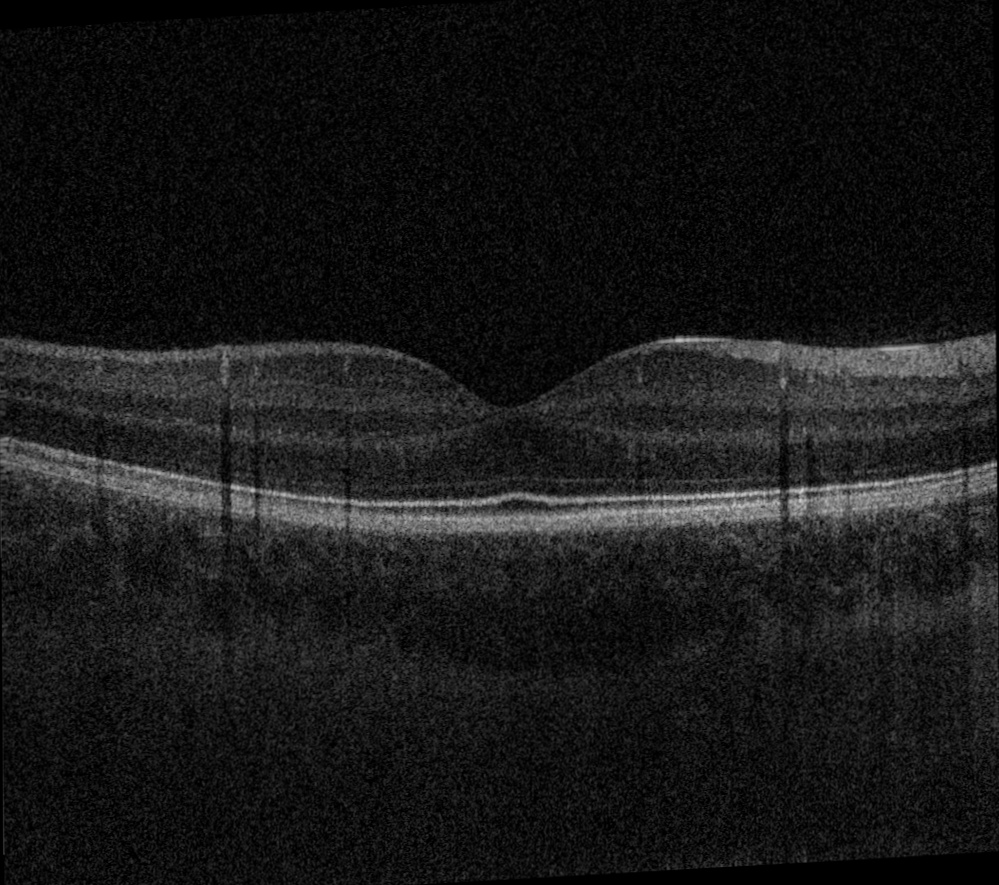
#> input picture example_temp/images/original.png, 999 x 885 px
$ jupyter execute 'CamoWorms NEW.ipynb'   (shell and % lines are left out)
#> lines starting #> are read from the running program, lines starting #| are printed output that depends on the picture
### CITS4404 Practical Project

# Camo Worms!

<div style="margin-left: 0px">
    &nbsp;

    <br>
    <br>
</div>

Australian _velvet worms_ come in many colours, possibly as a camouflage function ([Current Biology](https://www.cell.com/current-biology/comments/S0960-9822(11)00208-9)).

[cell 1]
import sys

[cell 2]
# Imports
import numpy as np
import imageio.v3 as iio
import random
import matplotlib as mpl
import matplotlib.pyplot as plt
import matplotlib.path as mpath
import matplotlib.patches as mpatches
import matplotlib.bezier as mbezier
from matplotlib.bezier import BezierSegment
from matplotlib.path import Path
from sklearn.metrics.pairwise import euclidean_distances

rng = np.random.default_rng()
Path = mpath.Path
mpl.rcParams['figure.dpi']= 72 #size of images

[cell 3]
# Global variables
POPULATION_SIZE = 40
IMAGE_DIR = 'images'
IMAGE_NAME='original'
MASK = [320, 560, 160, 880] # ymin ymax xmin xmax

[cell 4]
# Read, crop and display image and stats

def crop (image, mask):
    h, w = np.shape(image)
#> h = 885; w = 999
    return image[max(mask[0],0):min(mask[1],h), max(mask[2],0):min(mask[3],w)]
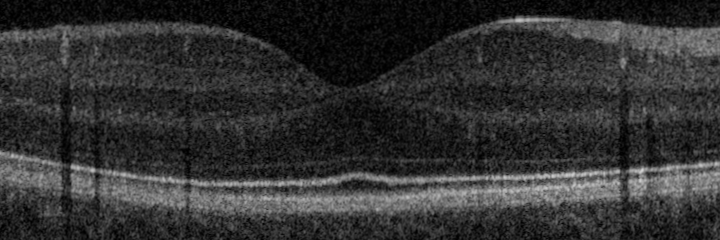
#> returned value: shape (240, 720); min 0, max 210, mean 49.3

def prep_image (imdir, imname, mask):
    print("Image name (shape) (intensity max, min, mean, std)\n")
    image = np.flipud(crop(iio.imread(imdir+'/'+imname+".png"), mask))
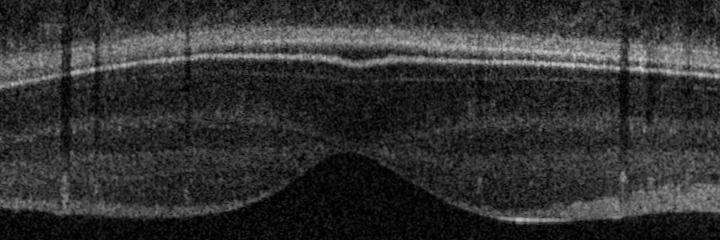
#> image: shape (240, 720); min 0, max 210, mean 49.3
    print("{} {} ({}, {}, {}, {})".format(imname, np.shape(image), np.max(image), np.min(image), round(np.mean(image),1), round(np.std(image),1)))
#| original (240, 720) (210, 0, 49.3, 34.8)
    plt.imshow(image, vmin=0, vmax=255, cmap='gray', origin='lower') # use vmin and vmax to stop imshow from scaling
    plt.show()
    return image

image = prep_image(IMAGE_DIR, IMAGE_NAME, MASK)

[cell 5]
import numpy as np
import matplotlib.pyplot as plt
from matplotlib.bezier import BezierSegment
from matplotlib.path import Path

class CamoWorm:
    def __init__(self, x, y, r, theta, deviation_r, deviation_gamma, width, colour):
        self.x = x
        self.y = y
        self.r = r
        self.theta = theta
        self.dr = deviation_r
        self.dgamma = deviation_gamma
        self.width = width
        self.colour = colour

        # Control points for the Bezier curve
        p0 = (self.x, self.y)
        p1 = (self.x + self.dr * np.cos(self.theta + self.dgamma),
              self.y + self.dr * np.sin(self.theta + self.dgamma))
        p2 = (self.x + self.r * np.cos(self.theta),
              self.y + self.r * np.sin(self.theta))

        self.bezier = BezierSegment(np.array([p0, p1, p2]))

    def generate_bezier_points(self, num_points=100):
        t_values = np.linspace(0, 1, num_points)
        points = [self.bezier.point_at_t(t) for t in t_values]
        x_points, y_points = zip(*points)
        return np.array(x_points, dtype=int), np.array(y_points, dtype=int)

    def control_points (self):
        return self.bezier.control_points
    def path (self):
        return mpath.Path(self.control_points(), [Path.MOVETO, Path.CURVE3, Path.CURVE3])

    def patch (self):
        return mpatches.PathPatch(self.path(), fc='None', ec=str(self.colour), lw=self.width, capstyle='round')


    def calculate_cost(self, image, other_worms):
        #Environment_cost
        target_intensity= image[int(self.y), int(self.x)] / 255.0
        x_points, y_points = self.generate_bezier_points()
        x_points = np.clip(x_points, 0, image.shape[1]-1)
        y_points = np.clip(y_points, 0, image.shape[0]-1)
        intensity = image[y_points, x_points]
        environment_cost = np.mean(np.abs(intensity- target_intensity))
        print(f'Environment cost: {environment_cost}')


        # Group knowledge cost
        position_cost = 0
        for other_worm in other_worms:
            if other_worm != self:
                distance = np.sqrt((self.x - other_worm.x)**2 + (self.y - other_worm.y)**2)
                position_cost += distance
        print(f'Position cost: {position_cost}')
        # Internal knowledge cost
        #color_uniformity_cost
        worm_points = np.column_stack((x_points, y_points))
        target_colors = image[worm_points[:, 1], worm_points[:, 0]]
        color_std_dev = np.std(target_colors, axis=0)
        color_uniformity_cost = np.sum(color_std_dev**2)
        print(f'Color uniformity cost: {color_uniformity_cost}')
        #color cost
        color_cost = np.mean(np.abs(self.colour - target_colors))
        print(f'Color cost: {color_cost}')
        #total cost
        return 0.2*environment_cost -0.008*position_cost + color_cost + 0.15*color_uniformity_cost

    def grow(self):
        self.r += 0.5
        self.width = 3
    def move(self, image_shape):
        self.x = np.random.randint(0, image_shape[1])  # Random x-coordinate
        self.y = np.random.randint(0, image_shape[0])  # Random y-coordinate

    def adapt_color(self, image):
        # Get the color of the pixel at the worm's position
        color = image[int(self.y), int(self.x)]
        color = color / 255
        # Set the worm's color to the color of the pixel
        self.colour = color
    def adapt_curvature(self):
        # Adjust the curvature based on some strategy
        self.dgamma = np.random.uniform(0, np.pi/10)
        self.theta = np.random.uniform(-np.pi/10, np.pi/10)
        self.dr = np.random.uniform(-50, 50)

        # Recalculate the control points for the Bezier curve
        p0 = [self.x - self.r * np.cos(self.theta), self.y - self.r * np.sin(self.theta)]
        p2 = [self.x + self.r * np.cos(self.theta), self.y + self.r * np.sin(self.theta)]
        p1 = [self.x + self.dr * np.cos(self.theta+self.dgamma), self.y + self.dr * np.sin(self.theta+self.dgamma)]
        self.bezier = mbezier.BezierSegment(np.array([p0, p1,p2]))

[cell 6]
class Drawing:
    def __init__ (self, image):
        self.fig, self.ax = plt.subplots()
        self.image = image
        self.im = self.ax.imshow(self.image, cmap='gray', origin='lower')

    def add_patches(self, patches):
        try:
            for patch in patches:
                self.ax.add_patch(patch)
        except TypeError:
            self.ax.add_patch(patches)

    def add_dots(self, points, radius=4, **kwargs):
        try:
            for point in points:
                self.ax.add_patch(mpatches.Circle((point[0],point[1]), radius, **kwargs))
        except TypeError:
            self.ax.add_patch(mpatches.Circle((points[0],points[1]), radius, **kwargs))

    def add_worms(self, worms):
        try:
            self.add_patches([w.patch() for w in worms])
        except TypeError:
            self.add_patches([worms.patch()])

    def show(self, save=None):
        if save is not None:
            plt.savefig(save)
        plt.show()
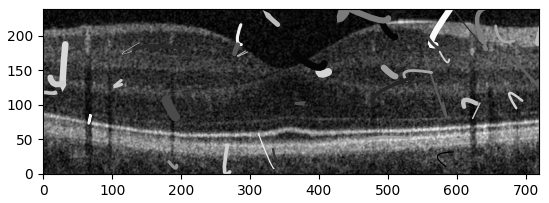
#> figure drawn by matplotlib, 1 panel

[cell 7]
class Population:
    def __init__(self, size, image_shape,init_params):
        self.worms = [self.create_random_worm(image_shape, init_params) for _ in range(size)]
        self.image_shape = image_shape
        self.init_params = init_params

    def create_random_worm(self, imshape,init_params):
        (radius_std, deviation_std, width_theta) = init_params
        (ylim, xlim) = imshape
        midx = xlim * rng.random()
        midy = ylim * rng.random()
        r = radius_std * np.abs(rng.standard_normal())
        theta = rng.random() * np.pi
        deviation_r = deviation_std * np.abs(rng.standard_normal())
        deviation_gamma = rng.random() * np.pi
        width = width_theta * rng.standard_gamma(3)
        colour = rng.random()
        return CamoWorm(midx, midy, r, theta, deviation_r, deviation_gamma, width, colour)

    def evaluate_fitness(self, image, other_worms):
        for worm in self.worms:
            worm.fitness = 1 / (1 + worm.calculate_cost(image, other_worms))

    def select(self):
        self.worms.sort(key=lambda x: x.fitness, reverse=True)
        self.worms = self.worms[:len(self.worms)//2]  # Keep top 50%
        self.worms = self.worms * 2

    def crossover(self):
        new_generation = []
        while len(new_generation) < len(self.worms) * 2:
            if len(self.worms) >= 2:
                parent1, parent2 = np.random.choice(self.worms, 2, replace=False)
                child1, child2 = self.mate(parent1, parent2)
                new_generation.extend([child1, child2])
            else:
                break
        self.worms = new_generation[:len(self.worms)]

    def mate(self, parent1, parent2):
        # Simple averaging crossover
        child1 = CamoWorm(
            (parent1.x+parent2.x) // 2,
            (parent1.y+parent2.y) // 2,
            (parent1.r + parent2.r) // 2,
            (parent1.theta + parent2.theta) / 2,
            (parent1.dr + parent2.dr) // 2,
            (parent1.dgamma + parent2.dgamma) / 2,
            (parent1.width + parent2.width) // 2,
            (parent1.colour + parent2.colour) / 2
        )
        child2 = CamoWorm(
             (parent2.x+parent1.x) // 2,
             parent2.y+parent1.y // 2,
            (parent1.r + parent2.r) // 2,
            (parent1.theta + parent2.theta) / 2,
            (parent1.dr + parent2.dr) // 2,
            (parent1.dgamma + parent2.dgamma) / 2,
            (parent1.width + parent2.width) // 2,
            (parent1.colour + parent2.colour) / 2
        )
        return child1, child2

[cell 8]
def run_genetic_algorithm(image, generations=40):
    population = Population(40, image.shape,(40, 30, 1))
    print("Initial population:")
    visualize_population(population.worms, image)
    min_cost = float('inf')
    best_worms = None
    for i in range(40):
        population.evaluate_fitness(image,population.worms)
        population.select()
        population.crossover()
        for worm in population.worms:
            worm.grow()
            worm.move(image.shape)
            worm.adapt_color(image)
            worm.adapt_curvature()
        cost = worm.calculate_cost(image, population.worms)/40
        if cost < min_cost:
            min_cost = cost
            best_worms = population.worms.copy()
            for i, worm in enumerate(best_worms):
                print(f"Worm {i+1}:")
                print(f"x: {worm.x}")
                print(f"y: {worm.y}")
                print(f"r: {worm.r}")
                print(f"theta: {worm.theta}")
                print(f"deviation_r: {worm.dr}")
                print(f"deviation_gamma: {worm.dgamma}")
                print(f"width: {worm.width}")
                print(f"colour: {worm.colour}")
#> this loop made 40 passes
#> cost on pass 1: 6.9
#> (printed output is left out)
    print(f"Best generation: Cost = {min_cost}")
    visualize_population(best_worms, image)
    return population


def visualize_population(worms, image):
    drawing = Drawing(image)
    drawing.add_worms(worms)
#> the loop in add_patches (call 2), `for patch in patches:` made 40 passes
    drawing.show()
#> in show (call 2), `plt.show()`:
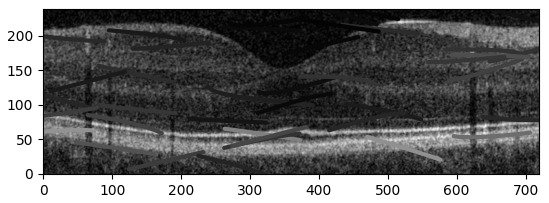
#> figure drawn by matplotlib, 1 panel

# Example usage of the genetic algorithm
optimized_population = run_genetic_algorithm(image)

$ run again, with example_temp/images/averaged.png copied over example_temp/images/original.png
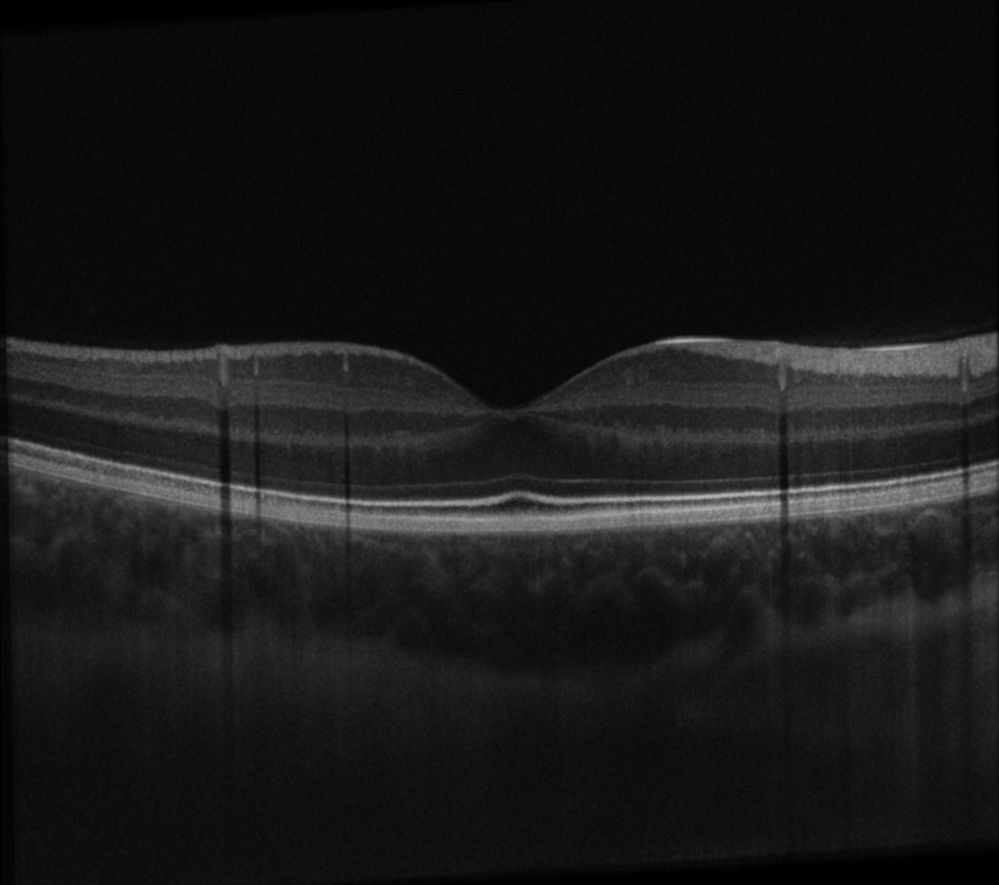
#> input picture example_temp/images/averaged.png, 999 x 885 px
#> h = 885; w = 999
#> in prep_image, `image = np.flipud(crop(iio.imread(imdir+'/'+imname+".png"), mask))`:
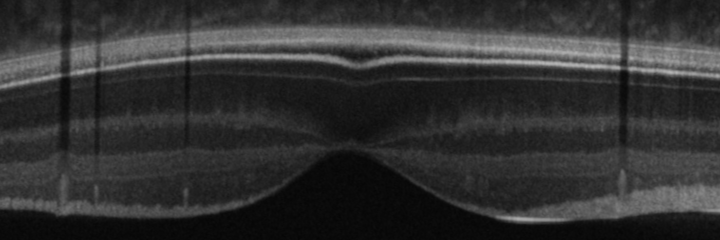
#> image: shape (240, 720); min 5, max 182, mean 49.4
#| original (240, 720) (182, 5, 49.4, 32.4)
#> the loop in run_genetic_algorithm, `for i in range(40):` made 40 passes
#> cost on pass 1: 1.98
#> (printed output is left out)
#> the loop in add_patches (call 2), `for patch in patches:` made 40 passes
#> in show (call 2), `plt.show()`:
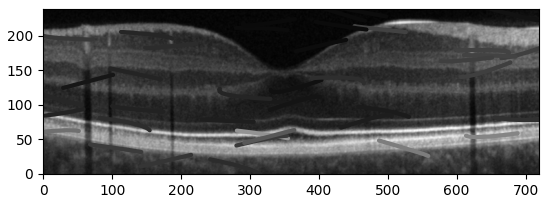
#> figure drawn by matplotlib, 1 panel
